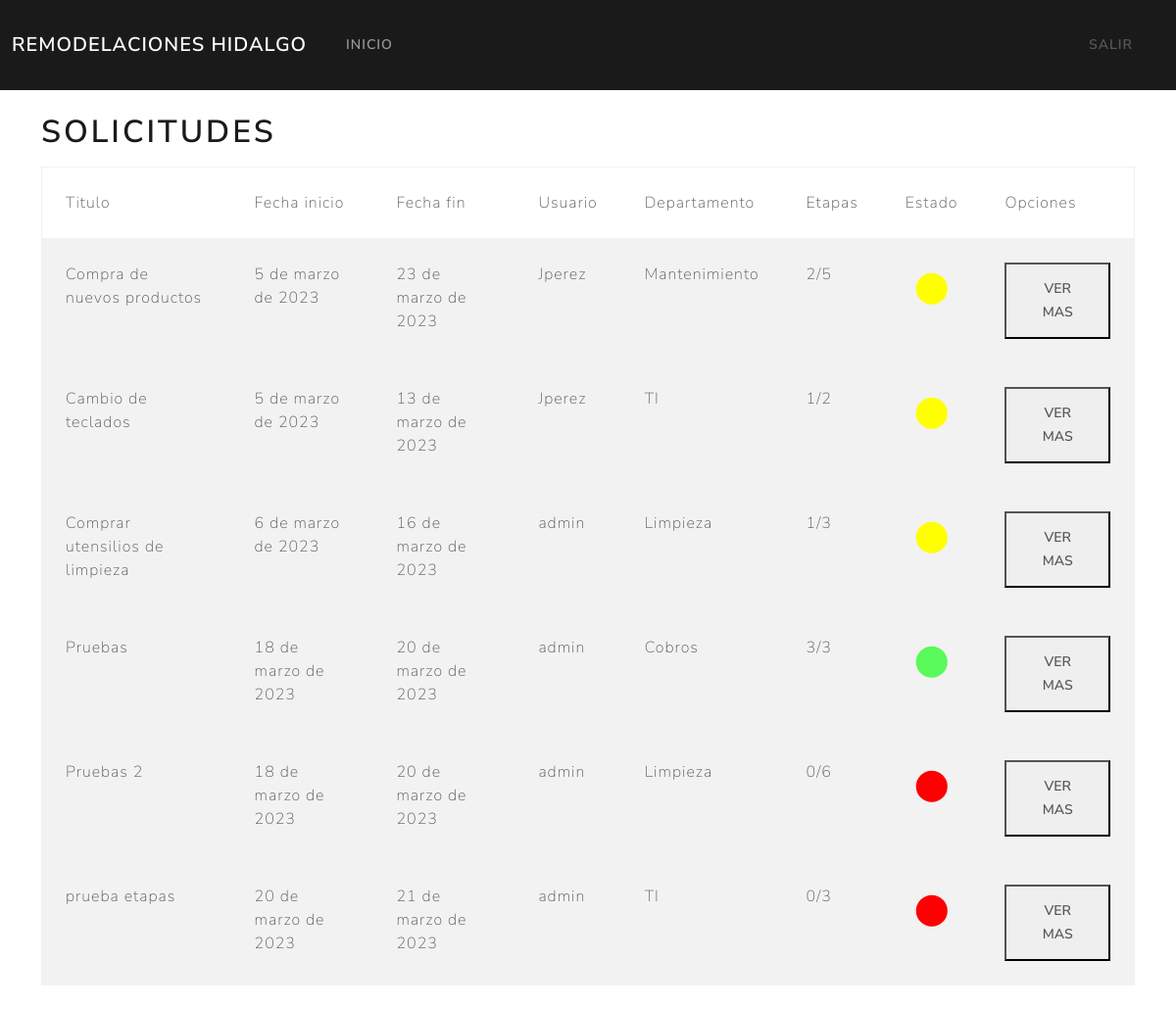
The app's page /listadoSolicitudes (signed in) with its own data.
### Solicitud/models.py (models this page shows, shortened)
class Solicitud(models.Model):
    id = models.AutoField(primary_key=True)
    titulo = models.CharField(max_length=30, null=False)
    detalle = models.CharField(max_length=300, null=False)
    fecha_Inicio = models.DateField(default=now())
    fecha_Fin = models.DateField(null=False)
    usuario = models.ForeignKey(User, on_delete=models.CASCADE)
    departamento = models.ForeignKey(Departamento, on_delete=models.CASCADE)
    etapas = models.SmallIntegerField()
    completadas = models.SmallIntegerField(default=0)
    estado = models.ForeignKey(estado, on_delete=models.CASCADE, default=1)
    agregado = models.DateTimeField(default=now())

class Departamento(models.Model):
    idDepartamento = models.AutoField(primary_key=True)
    nombre = models.CharField(max_length=20, null=False)
    def __str__(self):
        return self.nombre

### Solicitud/views.py (the view)
# urls.py: path('listadoSolicitudes', views.listaSolicitudes, name='listaSolicitudes'),
def listaSolicitudes(request):
    solicitudes = Solicitud.objects.all()
    return render(request, "listado.html", {
        'solicitudes': solicitudes,
    })

### templates/listado.html
{% extends "base.html" %}
{% block content %}
    <h1 class="mt-4">Solicitudes</h1>
    <div class="table-responsive py-2">
        <table border="1" class="table table-striped">
            <thead>
            <tr>
                <td>Titulo</td>
                <td>Fecha inicio</td>
                <td>Fecha fin</td>
                <td>Usuario</td>
                <td>Departamento</td>
                <td>Etapas</td>
                <td>Estado</td>
                <td>Opciones</td>
            </tr>
        </thead>
            {% for s in solicitudes  %}
                <tbody>
                    <tr>
                    <td>{{s.titulo}}</td>
                    <td>{{s.fecha_Inicio}}</td>
                    <td>{{s.fecha_Fin}}</td>
                    <td>{{s.usuario}}</td>
                    <td>{{s.departamento}}</td>
                    <td> {{s.completadas}}/{{s.etapas}}</td>
                    <td>
                        {% if s.completadas == 0 %}
                            <svg viewBox = "0 0 100 100">
                                <circle cx="50" cy="50" r="30" fill="#FE0001" />
                            </svg>
                        {% endif %}
                        {% if s.completadas > 0 and s.completadas < s.etapas %}
                        <svg viewBox = "0 0 100 100">
                            <circle cx="50" cy="50" r="30" fill="#FFFF00" />
                        </svg>
                        {% endif %}
                        {% if s.completadas == s.etapas %}
                        <svg viewBox = "0 0 100 100">
                            <circle cx="50" cy="50" r="30" fill="#59FA59" />
                        </svg>
                        {% endif %}
                    </td>
                    <td>
                        <button><a href="editarSolicitud/{{s.id}}" class="btn">Ver mas</a></button>
                    </td>
                </tr>
                </tbody>
            {% endfor %}
        </table>
    </div>
{% endblock content %}

### records on screen
Solicitud: titulo "Compra de nuevos productos", fecha_Inicio "5 de marzo de 2023", fecha_Fin "23 de marzo de 2023", usuario "Jperez", departamento "Mantenimiento", completadas "2", etapas "5"
Solicitud: titulo "Cambio de teclados", fecha_Inicio "5 de marzo de 2023", fecha_Fin "13 de marzo de 2023", usuario "Jperez", departamento "TI", completadas "1", etapas "2"
Solicitud: titulo "Comprar utensilios de limpieza", fecha_Inicio "6 de marzo de 2023", fecha_Fin "16 de marzo de 2023", usuario "admin", departamento "Limpieza", completadas "1", etapas "3"
Solicitud: titulo "Pruebas", fecha_Inicio "18 de marzo de 2023", fecha_Fin "20 de marzo de 2023", usuario "admin", departamento "Cobros", completadas "3", etapas "3"
Solicitud: titulo "Pruebas 2", fecha_Inicio "18 de marzo de 2023", fecha_Fin "20 de marzo de 2023", usuario "admin", departamento "Limpieza", completadas "0", etapas "6"
Solicitud: titulo "prueba etapas", fecha_Inicio "20 de marzo de 2023", fecha_Fin "21 de marzo de 2023", usuario "admin", departamento "TI", completadas "0", etapas "3"
